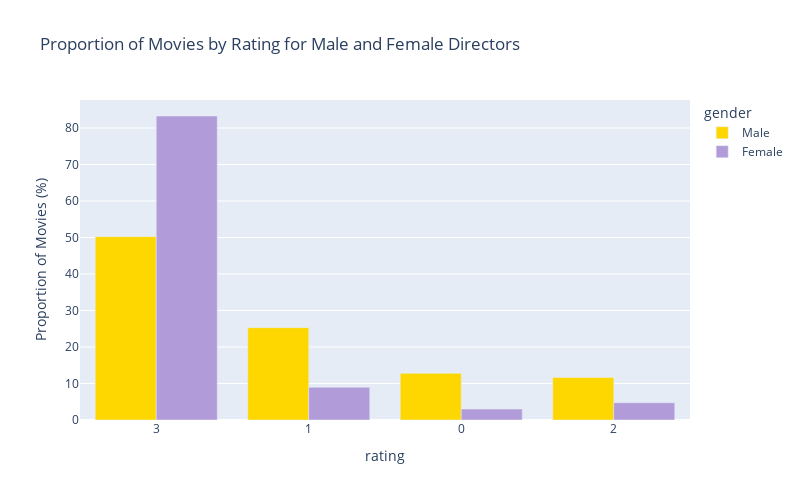

Notebook code for this chart:
### Code cell
#Convert to HTML
directors_gender_prop.reset_index(drop=True, inplace=True)  # Reset index without keeping the old index

# Drop unnecessary columns
directors_gender_prop = directors_gender_prop[['rating', 'gender', 'proportion']]

# Set custom colors
color_discrete_map = {'Male': '#FFD700', 'Female': '#B19CD9'}

# Create a bar plot using Plotly Express
fig = px.bar(directors_gender_prop, x='rating', y='proportion', color='gender',
             labels={'proportion': 'Proportion of Movies (%)'},
             title='Proportion of Movies by Rating for Male and Female Directors',
             height=500, width=800,
             color_discrete_map=color_discrete_map, barmode='group')  # Set barmode to 'group' for bars next to each other

# Set x-axis tick values as discrete
fig.update_xaxes(type='category')

# Show the plot
fig.show()

# Save the plot as an HTML file
fig.write_html('movies_directors.html')

### Figure 1 — Plotly figure (JSON) as saved in the notebook; plotly's stock layout.template omitted (floating-point values rounded to 4 significant figures)
{"data": [{"alignmentgroup": "True", "hovertemplate": "gender=Male<br>rating=%{x}<br>Proportion of Movies (%)=%{y}<extra></extra>", "legendgroup": "Male", "marker": {"color": "#FFD700", "pattern": {"shape": ""}}, "name": "Male", "offsetgroup": "Male", "orientation": "v", "showlegend": true, "textposition": "auto", "type": "bar", "x": [3, 1, 0, 2], "xaxis": "x", "y": [50.24, 25.3, 12.78, 11.67], "yaxis": "y"}, {"alignmentgroup": "True", "hovertemplate": "gender=Female<br>rating=%{x}<br>Proportion of Movies (%)=%{y}<extra></extra>", "legendgroup": "Female", "marker": {"color": "#B19CD9", "pattern": {"shape": ""}}, "name": "Female", "offsetgroup": "Female", "orientation": "v", "showlegend": true, "textposition": "auto", "type": "bar", "x": [3, 1, 0, 2], "xaxis": "x", "y": [83.29, 8.978, 2.993, 4.738], "yaxis": "y"}], "layout": {"barmode": "group", "height": 500, "legend": {"title": {"text": "gender"}, "tracegroupgap": 0}, "title": {"text": "Proportion of Movies by Rating for Male and Female Directors"}, "width": 800, "xaxis": {"anchor": "y", "domain": [0, 1], "title": {"text": "rating"}, "type": "category"}, "yaxis": {"anchor": "x", "domain": [0, 1], "title": {"text": "Proportion of Movies (%)"}}}}
